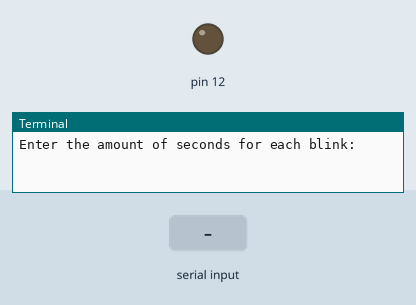
Simulated run of this program. Board: Raspberry Pi (header pin numbers). Parts: output pins drawn as LEDs (lit = HIGH), the last lines printed to the terminal. Dashed ring = blinking. The test bench sets the inputs (shaded band).

Above: at 1.2 s.
1.3 s: "1" typed at the terminal
At 2.0 s:
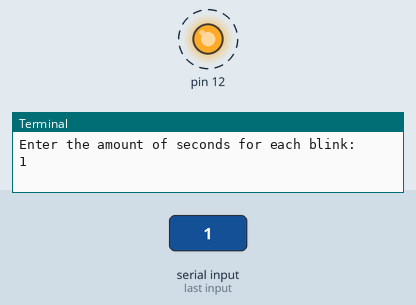
Timing chart, 0 to 10.3 s (numbered marks = the images above; inputs shaded):
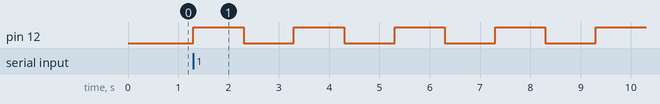

The program:

led_blink.py
```python
# -*- coding: utf-8 -*-
try:
    from RPi import GPIO
except RuntimeError:
    print('Could not import RPi.GPIO. Please make sure you are a root user')
import time

PIN = 12


def blink(pin, sleep_time=0.5):
    GPIO.output(pin, GPIO.HIGH)
    time.sleep(sleep_time)

    GPIO.output(pin, GPIO.LOW)
    time.sleep(sleep_time)


def init(pin):
    GPIO.setmode(GPIO.BOARD)
    GPIO.setup(pin, GPIO.OUT)
    GPIO.setwarnings(False)

init(PIN)
timeout = float(raw_input('Enter the amount of seconds for each blink: '))

try:
    while True:
        blink(PIN, timeout)
except KeyboardInterrupt:
    pass
GPIO.cleanup(PIN)
```

Measured:
- after the input at 1.3 s, pin 12: alternates HIGH for 1.0 s and LOW for 1.0 s, starting at once
